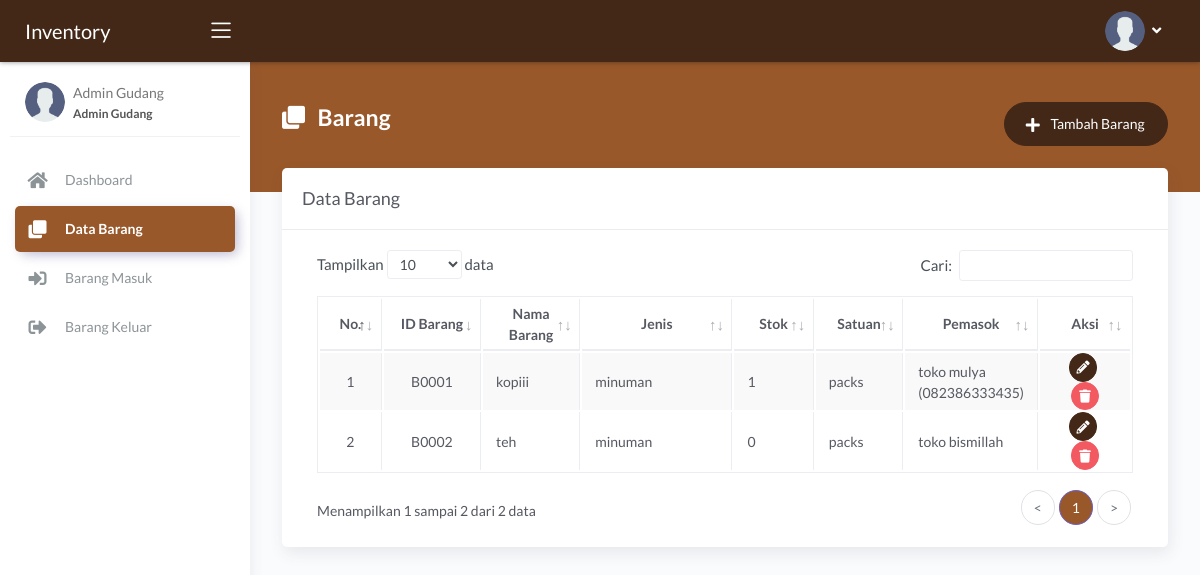
Screenshot of /main.php?module=barang (signed in) with the database file from the repository.
### tables this page shows
CREATE TABLE `tbl_barang` (
  `id_barang` varchar(5) NOT NULL,
  `nama_barang` varchar(100) NOT NULL,
  `jenis` varchar(255) NOT NULL,
  `stok_minimum` int(11) NOT NULL,
  `stok` int(11) NOT NULL,
  `satuan_barang` varchar(255) NOT NULL,
  `pemasok` varchar(100) NOT NULL
);

### modules/barang/tampil_data.php (the view, shortened to what this page needs)
<?php
if (basename($_SERVER['PHP_SELF']) === basename(__FILE__)) {
  header('location: 404.html');
}
else {
?>
  <div class="panel-header bg-secondary-gradient">
    <div class="page-inner py-45">
      <div class="d-flex align-items-left align-items-md-top flex-column flex-md-row">
        <div class="page-header text-white">
          <h4 class="page-title text-white"><i class="fas fa-clone mr-2"></i> Barang</h4>
        </div>
        <div class="ml-md-auto py-2 py-md-0">
          <a href="?module=form_entri_barang" class="btn btn-secondary btn-round">
            <span class="btn-label"><i class="fa fa-plus mr-2"></i></span> Tambah Barang
          </a>
        </div>
      </div>
    </div>
  </div>
  <div class="page-inner mt--5">
    <div class="card">
      <div class="card-header">
        <div class="card-title">Data Barang</div>
      </div>
      <div class="card-body">
        <div class="table-responsive">
          <table id="basic-datatables" class="display table table-bordered table-striped table-hover">
            <thead>
              <tr>
                <th class="text-center">No.</th>
                <th class="text-center">ID Barang</th>
                <th class="text-center">Nama Barang</th>
                <th class="text-center">Jenis</th>
                <th class="text-center">Stok</th>
                <th class="text-center">Satuan</th>
                <th class="text-center">Pemasok</th>
                <th class="text-center">Aksi</th>
              </tr>
            </thead>
            <tbody>
              <?php
              $no = 1;
              $query = mysqli_query($mysqli, "SELECT a.id_barang, a.nama_barang, a.stok, a.jenis, a.satuan_barang, a.pemasok
                                              FROM tbl_barang as a")
                                              or die('Ada kesalahan pada query tampil data : ' . mysqli_error($mysqli));
              while ($data = mysqli_fetch_assoc($query)) { ?>
                <tr>
                  <td width="50" class="text-center"><?php echo $no++; ?></td>
                  <td width="100" class="text-center"><?php echo $data['id_barang']; ?></td>
                  <td width="100"><?php echo $data['nama_barang']; ?></td>
                  <td width="200"><?php echo $data['jenis']; ?></td>
                  <td width="80" ><?php echo $data['stok']; ?></td>
                  <td width="80" ><?php echo $data['satuan_barang']; ?></td>
                  <td width="100" ><?php echo $data['pemasok']; ?></td>
                  <td width="100" class="text-center">
                    <div>
                      <a href="?module=form_ubah_barang&id=<?php echo $data['id_barang']; ?>" class="btn btn-icon btn-round btn-secondary btn-sm mr-md-1" data-toggle="tooltip" data-placement="top" title="Ubah">
                        <i class="fas fa-pencil-alt fa-sm"></i>
                      </a>
                      <a href="modules/barang/proses_hapus.php?id=<?php echo $data['id_barang']; ?>" onclick="return confirm('Yakin ingin menghapus data barang <?php echo $data['nama_barang']; ?>?')" class="btn btn-icon btn-round btn-danger btn-sm" data-toggle="tooltip" data-placement="top" title="Hapus">
                        <i class="fas fa-trash fa-sm"></i>
                      </a>
                    </div>
                  </td>
                </tr>
              <?php } ?>
            </tbody>
          </table>
        </div>
      </div>
    </div>
  </div>
<?php } ?>

### main.php (shortened to what this page needs)
<?php
if (empty($_SESSION['username']) && empty($_SESSION['password'])) {
  header('location: login.php?pesan=2');
}
else { ?>
  <!DOCTYPE html>
  <html lang="en">
    <link rel="stylesheet" href="assets/js/plugin/datepicker/css/bootstrap-datepicker.css">
    <link rel="stylesheet" href="assets/js/plugin/chosen/css/chosen.css">
    <link rel="stylesheet" href="assets/css/bootstrap.min.css">
    <link rel="stylesheet" href="assets/css/atlantis.min.css">
    <link rel="stylesheet" href="assets/css/custom-style2.css">
  </head>
  <body>
    <div class="wrapper">
      <div class="main-header">
        <div class="logo-header" data-background-color="brown">
          <a href="?fitur=dashboard" class="Logo">
            <div class="navbar-brand">
              <span class="text-white">Inventory</span>
            </div>
          </a>
          <div class="nav-toggle">
            <button class="btn btn-toggle toggle-sidebar">
              <i class="icon-menu"></i>
            </button>
          </div>
        </div>
        <nav class="navbar navbar-header navbar-expand-lg" data-background-color="brown2">
          <div class="container-fluid">
            <ul class="navbar-nav topbar-nav ml-md-auto align-items-center">
              <li class="nav-item dropdown hidden-caret">
                <a class="dropdown-toggle profile-pic" data-toggle="dropdown" href="javascript:void(0)" aria-expanded="false">
                  <div class="avatar-sm-top mt-1">
                    <img src="assets/img/admin.png" alt="image profile" class="avatar-img rounded-circle">
                    <i class="fas fa-angle-down avatar-title"></i>
                  </div>
                </a>
              </li>
            </ul>
          </div>
        </nav>
      </div>
      <div class="sidebar sidebar-style-2">
        <div class="sidebar-wrapper scrollbar scrollbar-inner">
          <div class="sidebar-content">
            <div class="user">
              <div class="avatar-sm float-left mr-2">
                <img src="assets/img/admin.png" alt="image profile" class="avatar-img rounded-circle">
              </div>
              <div class="info">
                <a>
                  <span>
                    <?php echo $_SESSION['nama_user']; ?>
                    <span class="user-level"><?php echo $_SESSION['hak_akses']; ?></span>
                  </span>
                </a>
              </div>
            </div>
            <ul class="nav nav-secondary">
              <?php include "sidebar_menu.php"; ?>
            </ul>
          </div>
        </div>
      </div>
      <div class="main-panel">
        <div class="content">
          <?php include "content.php"; ?>
        </div>
  </body>
  </html>
<?php } ?>

### sidebar_menu.php (shortened to what this page needs)
<?php
if (basename($_SERVER['PHP_SELF']) === basename(__FILE__)) {
  header('location: 404.html');
} else {
  if ($_SESSION['hak_akses'] == 'Administrator') {
    $dashboardActive = ($_GET['module'] == 'dashboard') ? 'active' : '';
    $barangActive = ($_GET['module'] == 'barang' || $_GET['module'] == 'tampil_detail_barang' || $_GET['module'] == 'form_entri_barang' || $_GET['module'] == 'form_ubah_barang') ? 'active' : '';
    $barangMasukActive = ($_GET['module'] == 'barang_masuk' || $_GET['module'] == 'form_entri_barang_masuk') ? 'active' : '';
    $barangKeluarActive = ($_GET['module'] == 'barang_keluar' || $_GET['module'] == 'form_entri_barang_keluar') ? 'active' : '';
    $laporanStokActive = ($_GET['module'] == 'laporan_stok') ? 'active' : '';
    $laporanMasukActive = ($_GET['module'] == 'laporan_barang_masuk') ? 'active' : '';
    $laporanKeluarActive = ($_GET['module'] == 'laporan_barang_keluar') ? 'active' : '';
    $manajemenUserActive = ($_GET['module'] == 'form_entri_user' || $_GET['module'] == 'form_ubah_user') ? 'active' : '';
?>
<li class="nav-item <?= $dashboardActive ?>">
  <a href="?module=dashboard">
    <i class="fas fa-home"></i>
    <p>Dashboard</p>
  </a>
</li>
<li class="nav-item <?= $barangActive ?>">
  <a href="?module=barang">
    <i class="fas fa-clone"></i>
    <p>Data Barang</p>
  </a>
</li>
<li class="nav-item <?= $barangMasukActive ?>">
  <a href="?module=barang_masuk">
    <i class="fas fa-sign-in-alt"></i>
    <p>Barang Masuk</p>
  </a>
</li>
<li class="nav-item <?= $barangKeluarActive ?>">
  <a href="?module=barang_keluar">
    <i class="fas fa-sign-out-alt"></i>
    <p>Barang Keluar</p>
  </a>
</li>
<li class="nav-item <?= $laporanStokActive ?>">
  <a href="?module=laporan_stok">
    <i class="fas fa-file-signature"></i>
    <p>Laporan Stok</p>
  </a>
</li>
<li class="nav-item <?= $laporanMasukActive ?>">
  <a href="?module=laporan_barang_masuk">
    <i class="fas fa-file-import"></i>
    <p>Laporan Barang Masuk</p>
  </a>
</li>
<li class="nav-item <?= $laporanKeluarActive ?>">
  <a href="?module=laporan_barang_keluar">
    <i class="fas fa-file-export"></i>
    <p>Laporan Barang Keluar</p>
  </a>
</li>
<li class="nav-item <?= $userActive ?>">
    <a href="?module=user">
      <i class="fas fa-user"></i>
      <p>User</p>
    </a>
  </li>
<?php
  }
  else if ($_SESSION['hak_akses'] == 'Admin Gudang') {
    $dashboardActive = ($_GET['module'] == 'dashboard') ? 'active' : '';
    $barangActive = ($_GET['module'] == 'barang' || $_GET['module'] == 'tampil_detail_barang' || $_GET['module'] == 'form_entri_barang' || $_GET['module'] == 'form_ubah_barang') ? 'active' : '';
    $barangMasukActive = ($_GET['module'] == 'barang_masuk' || $_GET['module'] == 'form_entri_barang_masuk') ? 'active' : '';
    $barangKeluarActive = ($_GET['module'] == 'barang_keluar' || $_GET['module'] == 'form_entri_barang_keluar') ? 'active' : '';
?>
<li class="nav-item <?= $dashboardActive ?>">
  <a href="?module=dashboard">
    <i class="fas fa-home"></i>
    <p>Dashboard</p>
  </a>
</li>
<li class="nav-item <?= $barangActive ?>">
  <a href="?module=barang">
    <i class="fas fa-clone"></i>
    <p>Data Barang</p>
  </a>
</li>
<li class="nav-item <?= $barangMasukActive ?>">
  <a href="?module=barang_masuk">
    <i class="fas fa-sign-in-alt"></i>
    <p>Barang Masuk</p>
  </a>
</li>
<li class="nav-item <?= $barangKeluarActive ?>">
  <a href="?module=barang_keluar">
    <i class="fas fa-sign-out-alt"></i>
    <p>Barang Keluar</p>
  </a>
</li>
<?php
  }
}
?>

### content.php
<?php
if (basename($_SERVER['PHP_SELF']) === basename(__FILE__)) {
  header('location: 404.html');
}
else {
  require_once "config/database.php";
  if ($_GET['module'] == 'dashboard') {
    include "modules/dashboard/tampil_data.php";
  }
  elseif ($_GET['module'] == 'barang' && $_SESSION['hak_akses'] != 'Kepala Gudang') {
    include "modules/barang/tampil_data.php";
  }
  elseif ($_GET['module'] == 'form_entri_barang' && $_SESSION['hak_akses'] != 'Kepala Gudang') {
    include "modules/barang/form_entri.php";
  }
  elseif ($_GET['module'] == 'form_ubah_barang' && $_SESSION['hak_akses'] != 'Kepala Gudang') {
    include "modules/barang/form_ubah.php";
  }
  elseif ($_GET['module'] == 'tampil_detail_barang' && $_SESSION['hak_akses'] != 'Kepala Gudang') {
    include "modules/barang/tampil_detail.php";
  }
  elseif ($_GET['module'] == 'jenis' && $_SESSION['hak_akses'] != 'Kepala Gudang') {
    include "modules/jenis/tampil_data.php";
  }
  elseif ($_GET['module'] == 'form_entri_jenis' && $_SESSION['hak_akses'] != 'Kepala Gudang') {
    include "modules/jenis/form_entri.php";
  }
  elseif ($_GET['module'] == 'form_ubah_jenis' && $_SESSION['hak_akses'] != 'Kepala Gudang') {
    include "modules/jenis/form_ubah.php";
  }
  elseif ($_GET['module'] == 'satuan' && $_SESSION['hak_akses'] != 'Kepala Gudang') {
    include "modules/satuan/tampil_data.php";
  }
  elseif ($_GET['module'] == 'form_entri_satuan' && $_SESSION['hak_akses'] != 'Kepala Gudang') {
    include "modules/satuan/form_entri.php";
  }
  elseif ($_GET['module'] == 'form_ubah_satuan' && $_SESSION['hak_akses'] != 'Kepala Gudang') {
    include "modules/satuan/form_ubah.php";
  }
  elseif ($_GET['module'] == 'barang_masuk' && $_SESSION['hak_akses'] != 'Kepala Gudang') {
    include "modules/barang-masuk/tampil_data.php";
  }
  elseif ($_GET['module'] == 'form_entri_barang_masuk' && $_SESSION['hak_akses'] != 'Kepala Gudang') {
    include "modules/barang-masuk/form_entri.php";
  }
  elseif ($_GET['module'] == 'barang_keluar' && $_SESSION['hak_akses'] != 'Kepala Gudang') {
    include "modules/barang-keluar/tampil_data.php";
  }
  elseif ($_GET['module'] == 'form_entri_barang_keluar' && $_SESSION['hak_akses'] != 'Kepala Gudang') {
    include "modules/barang-keluar/form_entri.php";
  }
  elseif ($_GET['module'] == 'laporan_stok') {
    include "modules/laporan-stok/tampil_data.php";
  }
  elseif ($_GET['module'] == 'laporan_barang_masuk') {
    include "modules/laporan-barang-masuk/tampil_data.php";
  }
  elseif ($_GET['module'] == 'laporan_barang_keluar') {
    include "modules/laporan-barang-keluar/tampil_data.php";
  }
  elseif ($_GET['module'] == 'user' && $_SESSION['hak_akses'] == 'Administrator') {
    include "modules/user/tampil_data.php";
  }
  elseif ($_GET['module'] == 'form_entri_user' && $_SESSION['hak_akses'] == 'Administrator') {
    include "modules/user/form_entri.php";
  }
  elseif ($_GET['module'] == 'form_ubah_user' && $_SESSION['hak_akses'] == 'Administrator') {
    include "modules/user/form_ubah.php";
  }
  elseif ($_GET['module'] == 'form_ubah_password') {
    include "modules/password/form_ubah.php";
  }
}

### assets/css/custom-style2.css (style rules this page uses)
.sidebar.sidebar-style-2 .nav.nav-secondary > .nav-item.active > a { background: #99582a !important; }
.bg-secondary-gradient { background: #99582a !important; }
.navbar { background: #432818 !important; }
.logo-header { background: #432818 !important; }
.btn-secondary, .login .btn-login { background: #432818 !important; border-color: #432818 !important; }

### rows the page displays
tbl_barang: id_barang "B0001", nama_barang "kopiii", jenis "minuman", stok "1", satuan_barang "packs", pemasok "toko mulya (082386333435)"
tbl_barang: id_barang "B0002", nama_barang "teh", jenis "minuman", stok "0", satuan_barang "packs", pemasok "toko bismillah"

### other values shown
$_SESSION['nama_user'] "Admin Gudang"
$_SESSION['hak_akses'] "Admin Gudang"
